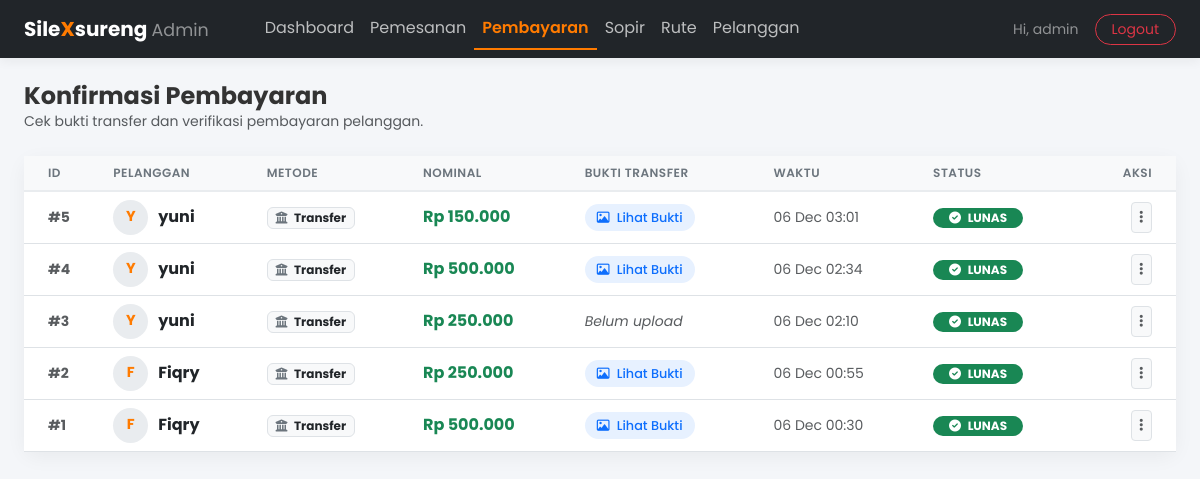
Page /admin_pembayaran.php (signed in) on the committed database.
### tables this page shows
CREATE TABLE `pemesanan` (
  `id_pemesanan` int(11) NOT NULL,
  `id_pelanggan` int(11) NOT NULL,
  `id_rute` int(11) NOT NULL,
  `id_sopir` int(11) DEFAULT NULL,
  `tanggal_berangkat` date NOT NULL,
  `jam_berangkat` time NOT NULL,
  `jumlah_penumpang` int(11) NOT NULL,
  `total_harga` decimal(12,2) NOT NULL,
  `status` enum('pending','dialokasikan','dalam_perjalanan','selesai','dibatalkan') DEFAULT 'pending',
  `dibuat_pada` timestamp NOT NULL DEFAULT current_timestamp(),
  `bukti_pembayaran` varchar(255) DEFAULT NULL,
  `status_pembayaran` enum('Belum Bayar','Menunggu Konfirmasi','Lunas','Ditolak') DEFAULT 'Belum Bayar'
);

CREATE TABLE `pelanggan` (
  `id_pelanggan` int(11) NOT NULL,
  `nama` varchar(100) NOT NULL,
  `no_hp` varchar(15) NOT NULL,
  `email` varchar(100) DEFAULT NULL,
  `alamat` text DEFAULT NULL,
  `username` varchar(50) NOT NULL,
  `password` varchar(255) NOT NULL,
  `dibuat_pada` timestamp NOT NULL DEFAULT current_timestamp()
);

### admin_pembayaran.php (the view, shortened to what this page needs)
<?php
include 'koneksi.php';
$sql = "
    SELECT
        p.id_pemesanan,
        p.total_harga,
        p.status_pembayaran,
        p.bukti_pembayaran,
        p.dibuat_pada,
        pel.nama AS nama_pelanggan
    FROM pemesanan p
    JOIN pelanggan pel ON p.id_pelanggan = pel.id_pelanggan
    WHERE p.status_pembayaran != 'Belum Bayar'
    ORDER BY p.dibuat_pada DESC
";
$result = mysqli_query($koneksi, $sql);
function get_bayar_badge($status) {
    if ($status == 'Lunas') return '<span class="badge bg-success rounded-pill px-3"><i class="fas fa-check-circle me-1"></i> LUNAS</span>';
    return '<span class="badge bg-secondary rounded-pill px-3">'.$status.'</span>';
}
?>
<!doctype html>
<html lang="id">
<head>
    <link href="https://cdn.jsdelivr.net/npm/bootstrap@5.3.0/dist/css/bootstrap.min.css" rel="stylesheet">
    <link rel="stylesheet" href="https://cdnjs.cloudflare.com/ajax/libs/font-awesome/6.0.0/css/all.min.css">
</head>
<body>
<nav class="navbar navbar-expand-lg navbar-dark navbar-custom sticky-top">
    <div class="container-fluid px-4">
        <a class="navbar-brand me-5 fw-bold" href="admin_dashboard.php">
            Sile<span style="color: var(--primary-color);">X</span>sureng <span class="text-white-50 small fw-normal">Admin</span>
        </a>
        <div class="collapse navbar-collapse" id="adminNavbar">
            <ul class="navbar-nav me-auto mb-2 mb-lg-0">
                <li class="nav-item"><a class="nav-link" href="admin_dashboard.php">Dashboard</a></li>
                <li class="nav-item"><a class="nav-link" href="admin_pemesanan.php">Pemesanan</a></li>
                <li class="nav-item"><a class="nav-link active" href="admin_pembayaran.php">Pembayaran</a></li>
                <li class="nav-item"><a class="nav-link" href="admin_sopir.php">Sopir</a></li>
                <li class="nav-item"><a class="nav-link" href="admin_rute.php">Rute</a></li>
                <li class="nav-item"><a class="nav-link" href="admin_pelanggan.php">Pelanggan</a></li>
            </ul>
            <div class="d-flex align-items-center">
                <span class="text-white-50 me-3 small d-none d-lg-inline">Hi, <?= htmlspecialchars($_SESSION['admin_username'] ?? 'Admin') ?></span>
                <a href="logout_admin.php" class="btn btn-outline-danger btn-sm rounded-pill px-3">Logout</a>
            </div>
        </div>
    </div>
</nav>
<div class="container-fluid px-4 mt-4 mb-5">
    <div class="d-flex justify-content-between align-items-center mb-4">
        <div>
            <h4 class="mb-0 fw-bold">Konfirmasi Pembayaran</h4>
            <p class="text-muted small mb-0">Cek bukti transfer dan verifikasi pembayaran pelanggan.</p>
        </div>
    </div>
    <div class="card card-modern">
        <div class="card-body p-0">
            <?php if ($result && mysqli_num_rows($result) > 0): ?>
                <div class="table-responsive">
                    <table class="table table-hover align-middle mb-0">
                        <thead>
                            <tr>
                                <th class="ps-4">ID</th>
                                <th>Pelanggan</th>
                                <th>Metode</th>
                                <th>Nominal</th>
                                <th>Bukti Transfer</th>
                                <th>Waktu</th>
                                <th>Status</th>
                                <th class="text-end pe-4">Aksi</th>
                            </tr>
                        </thead>
                        <tbody>
                        <?php while ($row = mysqli_fetch_assoc($result)): ?>
                            <tr>
                                <td class="ps-4 text-muted small fw-bold">#<?= $row['id_pemesanan'] ?></td>
                                <td>
                                    <div class="d-flex align-items-center">
                                        <div class="avatar-circle">
                                            <?= strtoupper(substr($row['nama_pelanggan'], 0, 1)) ?>
                                        </div>
                                        <div class="fw-bold text-dark"><?= htmlspecialchars($row['nama_pelanggan']) ?></div>
                                    </div>
                                </td>
                                <td>
                                    <span class="badge bg-light text-dark border">
                                        <i class="fas fa-university text-secondary me-1"></i> Transfer
                                    </span>
                                </td>
                                <td class="fw-bold text-success">
                                    Rp <?= number_format($row['total_harga'], 0, ',', '.') ?>
                                </td>
                                <td>
                                    <?php if (!empty($row['bukti_pembayaran'])): ?>
                                        <button type="button" class="btn-view" data-bs-toggle="modal" data-bs-target="#modalBukti<?= $row['id_pemesanan'] ?>">
                                            <i class="far fa-image me-1"></i> Lihat Bukti
                                        </button>
                                    <?php else: ?>
                                        <span class="text-muted small fst-italic">Belum upload</span>
                                    <?php endif; ?>
                                </td>
                                <td class="small text-muted">
                                    <?= date('d M H:i', strtotime($row['dibuat_pada'])) ?>
                                </td>
                                <td>
                                    <?= get_bayar_badge($row['status_pembayaran']) ?>
                                </td>
                                <td class="text-end pe-4">
                                    <div class="dropdown d-inline-block">
                                        <button class="btn btn-light btn-sm border" type="button" data-bs-toggle="dropdown">
                                            <i class="fas fa-ellipsis-v text-muted"></i>
                                        </button>
                                    </div>
                                </td>
                            </tr>
                        <?php endwhile; ?>
                        </tbody>
                    </table>
                </div>
            <?php endif; ?>
        </div>
    </div>
</div>
</body>
</html>

### admin_pembayaran.php (style rules this page uses)
:root { --primary-color: #ff7b00; --dark-bg: #212529; }
body { font-family: 'Poppins', sans-serif; background-color: #f4f6f9; color: #333; }
.navbar-custom { background-color: var(--dark-bg); box-shadow: 0 4px 10px rgba(0,0,0,0.05); }
.nav-link { color: rgba(255,255,255,0.7) !important; transition: 0.3s; }
.nav-link:hover, .nav-link.active { color: var(--primary-color) !important; }
.nav-link.active { font-weight: 600; border-bottom: 2px solid var(--primary-color); }
.card-modern { border: none; border-radius: 12px; box-shadow: 0 5px 20px rgba(0,0,0,0.05); }
.table thead th { background-color: #f8f9fa; border-bottom: 2px solid #e9ecef; font-weight: 600; text-transform: uppercase; font-size: 0.75rem; letter-spacing: 0.5px; color: #6c757d; }
.avatar-circle { width: 35px; height: 35px; background-color: #e9ecef; color: var(--primary-color); border-radius: 50%; display: inline-flex; align-items: center; justify-content: center; font-weight: bold; font-size: 0.9rem; margin-right: 10px; }
.btn-view { padding: 4px 12px; border-radius: 20px; font-size: 0.8rem; font-weight: 500; background-color: #e7f1ff; color: #0d6efd; border: none; transition: 0.2s; }

### rows in the picture
pemesanan: id_pemesanan "5", id_pelanggan.nama "Y", id_pelanggan.nama "yuni", total_harga "150.000", dibuat_pada "06 Dec 03:01", status_pembayaran "Lunas" (drawn)
pemesanan: id_pemesanan "4", id_pelanggan.nama "Y", id_pelanggan.nama "yuni", total_harga "500.000", dibuat_pada "06 Dec 02:34", status_pembayaran "Lunas" (drawn)
pemesanan: id_pemesanan "3", id_pelanggan.nama "Y", id_pelanggan.nama "yuni", total_harga "250.000", shows "Belum upload", dibuat_pada "06 Dec 02:10", status_pembayaran "Lunas" (drawn)
pemesanan: id_pemesanan "2", id_pelanggan.nama "F", id_pelanggan.nama "Fiqry", total_harga "250.000", dibuat_pada "06 Dec 00:55", status_pembayaran "Lunas" (drawn)
pemesanan: id_pemesanan "1", id_pelanggan.nama "F", id_pelanggan.nama "Fiqry", total_harga "500.000", dibuat_pada "06 Dec 00:30", status_pembayaran "Lunas" (drawn)

### other values in the picture
$_SESSION['admin_username'] "admin"
